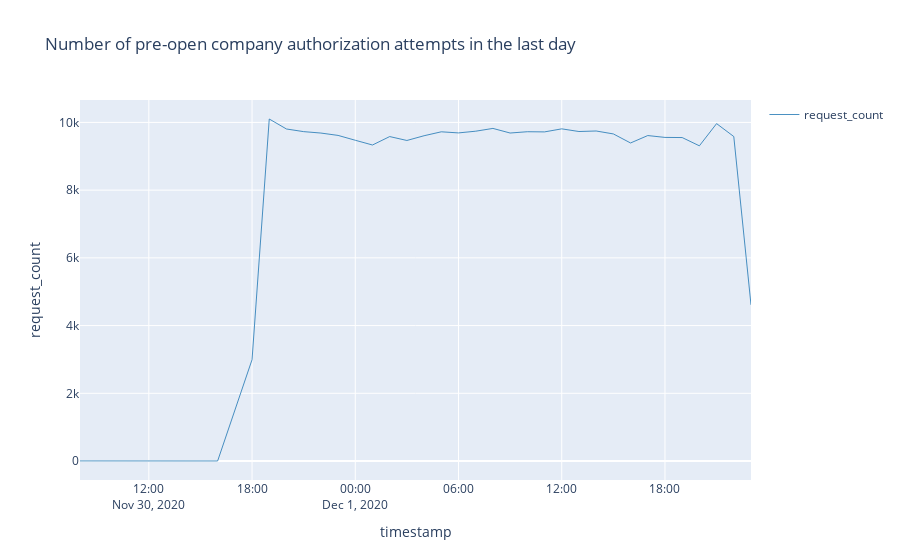

Notebook code for this chart:
### Markdown cell above
## Authentication

Authentication in the online version of Business Central happens strictly in Azure Active Directory (AAD). Only when a user is authenticated in AAD, a session is attempted to be created in the Business Central server (NST). When dealing with login issues, check for *absense* of signal in eventIds for Authorization in the pre-open company of opening a session in the NST (eventIds RT0001 and RT0003) to determine if the issue is related to AAD (e.g. user is disabled, wrong password, failed MFA) or maybe something happening in the customer network (could be a DNS issue, or a changed firewall rule). 

**If you do not see any signal for eventIds RT0001 and RT0003, then start troubleshooting network issues first.**

Read more in the Security Guide here: https://docs.microsoft.com/en-us/dynamics365/business-central/dev-itpro/security/security-application#authentication

### Code cell
%%kql
let _aadTenantId = aadTenantId;
let _environmentName = environmentName;
let _startDate = startDate;
let _endDate = endDate;
traces
| where 1==1 
    and timestamp >= todatetime(_startDate)
    and timestamp <= todatetime(_endDate) + totimespan(24h) - totimespan(1ms)   
    and customDimensions.aadTenantId == _aadTenantId
    and (_environmentName == '' or customDimensions.environmentName == _environmentName )
    and customDimensions.eventId in ('RT0001', 'RT0003' )
| summarize request_count=count() by bin(timestamp, 1h) | render timechart title= 'Number of pre-open company authorization attempts in the last day'

### Figure 1 — Plotly figure (JSON) as saved in the notebook; plotly's stock layout.template omitted (floating-point values rounded to 4 significant figures)
{"data": [{"line": {"color": "rgb(31, 118, 179)", "width": 1}, "name": "request_count", "opacity": 0.8, "type": "scatter", "x": ["2020-11-30T08:00:00+00:00", "2020-11-30T10:00:00+00:00", "2020-11-30T11:00:00+00:00", "2020-11-30T16:00:00+00:00", "2020-11-30T18:00:00+00:00", "2020-11-30T19:00:00+00:00", "2020-11-30T20:00:00+00:00", "2020-11-30T21:00:00+00:00", "2020-11-30T22:00:00+00:00", "2020-11-30T23:00:00+00:00", "2020-12-01T00:00:00+00:00", "2020-12-01T01:00:00+00:00", "2020-12-01T02:00:00+00:00", "2020-12-01T03:00:00+00:00", "2020-12-01T04:00:00+00:00", "2020-12-01T05:00:00+00:00", "2020-12-01T06:00:00+00:00", "2020-12-01T07:00:00+00:00", "2020-12-01T08:00:00+00:00", "2020-12-01T09:00:00+00:00", "2020-12-01T10:00:00+00:00", "2020-12-01T11:00:00+00:00", "2020-12-01T12:00:00+00:00", "2020-12-01T13:00:00+00:00", "2020-12-01T14:00:00+00:00", "2020-12-01T15:00:00+00:00", "2020-12-01T16:00:00+00:00", "2020-12-01T17:00:00+00:00", "2020-12-01T18:00:00+00:00", "2020-12-01T19:00:00+00:00", "2020-12-01T20:00:00+00:00", "2020-12-01T21:00:00+00:00", "2020-12-01T22:00:00+00:00", "2020-12-01T23:00:00+00:00"], "y": [3, 1, 2, 2, 2994, 10101, 9806, 9728, 9686, 9616, 9473, 9333, 9582, 9467, 9607, 9723, 9690, 9741, 9823, 9687, 9725, 9720, 9810, 9731, 9747, 9660, 9393, 9612, 9557, 9553, 9309, 9965, 9583, 4612]}], "layout": {"showlegend": true, "title": {"text": "Number of pre-open company authorization attempts in the last day"}, "xaxis": {"autorange": true, "title": {"text": "timestamp"}, "type": "date"}, "yaxis": {"ticksuffix": "", "title": {"text": "request_count"}, "type": "linear"}}}
